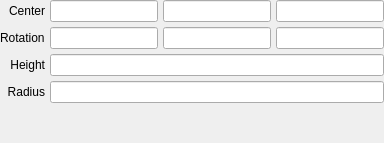
         <widget class="QWidget" name="cone_implicit">
          <layout class="QGridLayout" name="gridLayout_17">
           <property name="margin">
            <number>0</number>
           </property>
           <property name="spacing">
            <number>5</number>
           </property>
           <item row="3" column="1" colspan="3">
            <widget class="LineEdit" name="lineedit_cone_implicit_radius"/>
           </item>
           <item row="0" column="0">
            <widget class="QLabel" name="label_39">
             <property name="text">
              <string>Center</string>
             </property>
             <property name="alignment">
              <set>Qt::AlignRight|Qt::AlignTrailing|Qt::AlignVCenter</set>
             </property>
            </widget>
           </item>
           <item row="0" column="3">
            <widget class="LineEdit" name="lineedit_cone_implicit_center_z"/>
           </item>
           <item row="3" column="0">
            <widget class="QLabel" name="label_38">
             <property name="text">
              <string>Radius</string>
             </property>
             <property name="alignment">
              <set>Qt::AlignRight|Qt::AlignTrailing|Qt::AlignVCenter</set>
             </property>
            </widget>
           </item>
           <item row="0" column="2">
            <widget class="LineEdit" name="lineedit_cone_implicit_center_y"/>
           </item>
           <item row="0" column="1">
            <widget class="LineEdit" name="lineedit_cone_implicit_center_x"/>
           </item>
           <item row="2" column="0">
            <widget class="QLabel" name="label_34">
             <property name="text">
              <string>Height</string>
             </property>
             <property name="alignment">
              <set>Qt::AlignRight|Qt::AlignTrailing|Qt::AlignVCenter</set>
             </property>
            </widget>
           </item>
           <item row="4" column="1">
            <spacer name="verticalSpacer_17">
             <property name="orientation">
              <enum>Qt::Vertical</enum>
             </property>
             <property name="sizeHint" stdset="0">
              <size>
               <width>20</width>
               <height>40</height>
              </size>
             </property>
            </spacer>
           </item>
           <item row="2" column="1" colspan="3">
            <widget class="LineEdit" name="lineedit_cone_implicit_height"/>
           </item>
           <item row="1" column="0">
            <widget class="QLabel" name="label_40">
             <property name="text">
              <string>Rotation</string>
             </property>
            </widget>
           </item>
           <item row="1" column="1">
            <widget class="LineEdit" name="lineedit_cone_implicit_rotation_x"/>
           </item>
           <item row="1" column="2">
            <widget class="LineEdit" name="lineedit_cone_implicit_rotation_y"/>
           </item>
           <item row="1" column="3">
            <widget class="LineEdit" name="lineedit_cone_implicit_rotation_z"/>
           </item>
          </layout>
         </widget>
